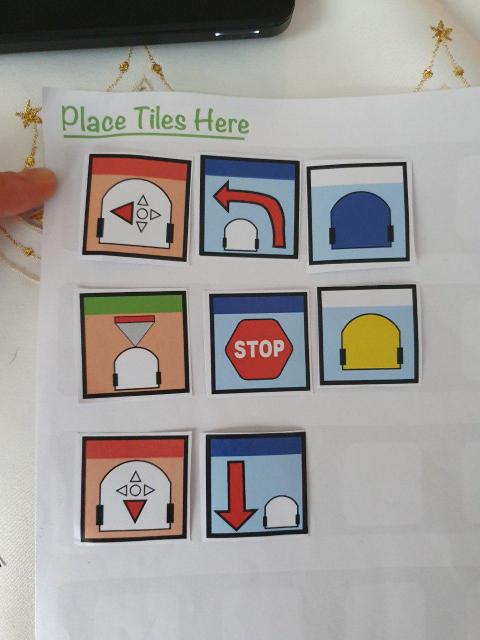
#> input picture src/data/new_tiles.jpg, 960 x 1280 px, found by its file name (shown at 1/2 size); the run also reads 1 picture not shown here
$ jupyter execute --allow-errors ip_papl.ipynb
#> lines starting #> are read from the running program, lines starting #| are printed output that depends on the picture; after the words box and inside, x2 and y2 are one past the last pixel; in counts of white or black regions, pixels touching at a corner belong together
# Introduction
In this jupyter notebook, we are presenting our program with the help of text explanation
and basic examples of function usage. The goal of this document is to propose an
interactive, step-by-step understanding of how each fraction of the code works.

## Basics
Our program uses a states machine to handle the main events. Image processing is done using
OpenCV. The GUI has been created with the Tkinter library. We use an external file
(src/thymio.py) which has been written for the course of Mobile Robotics in order to create
a bridge from Python to the Thymio. Finally, we use some JSON and SQL library in order to
communicate with the ScratchJr program.

## The program modules
The program is separated into several different modules (represented by different py file)
which are the following:
#### main.py
This is our main function which handles the state machine, update the session and the GUI.
#### tk_gui.py
Creates and handles the main window and the popup windows. This file is described in another jupyter notebook.
#### session.py
Contains the class States used for our state machine, the class Module to know whether
we are using Thymio or ScratchJr and the class Session which contains all the information
about the library of tiles, the program, and the module (Thymio VS ScratchJr) used. It also
provides the function add_element_to_librairy, interpret_image, save_file and execute which
mainly impact the Session objects.
#### save_load
Used for initialization and closing of a session. It loads the library in accordance to the
module (Thymio or ScratchJr) at initialization and saves if necessary (if tiles have been
added) at the session closing.
#### find_frames.py and fuse.py
These functions respectively take care of finding the tile on the image and fusing the
duplicates.
#### rectify.py
Modifies the previously found tile to make them horizontal and vertical.
#### compare_tiles.py
Compares the rectified tiles with our library of tiles and return the tile that has the best
likeliness.
#### grids.py
Creates a grid with the position of the previously found tile (find_frames.py and fuse.py)
and link them with their respective tile (compare_tiles.py) to make a grid which represents
the program on the image.
#### average.py
Make an average over the last X results. This reduced the noise a lot and, doing so, improve
our results
#### program.py
Create a numpy array which lines and columns represent the program on the image
and also create the corresponding image with the tile pictures from the library.
#### bridge_scratch_jr.py
Link to ScratchJr. Send the program on the image into the ScratchJr Database.
#### bridge_thymio.py
Link to th Thymio. Simulates the program on the thymio by getting all the thymio sensors
values (event tile) and updating the actuators (action tile) according to the program on the
image.

# The code
We will now go through the code, step-by-step
## Imports

[cell 1]
# Basics import
import os
import sys
import time

# OpenCV for image processing
import cv2
import numpy as np

# To check whether a Thymio is connected
import serial.tools.list_ports

# For communication with ScratchJr
import json
import sqlite3

# Else
from math import sqrt
from enum import Enum, auto
from PIL import Image

# Imports only needed for the jupyter notebook
from matplotlib import pyplot as plt

## Session class
The first thing the program does is  initializing a session :

    # Can be useful if we want to work simultaneously with several sessions
    # Need to be implemented
    my_sessions = [session.Session()]
    working_session = 0

We will present you first the session class which contain the information about the image and
the image processing part. But before we need to initialize some classes.

[cell 2]
# The States class which is used in our state machine
class States(Enum):
    GAME_CHOICE = auto()  # Before the user chooses between Thymio or Scratch
    IMG_SOURCE_CHOICE = auto()  # Webcam, capture or image file
    WEBCAM_CHOICE = auto()  # Webcam number (0 is the computer integrated webcam or the 1st detected by the system
    CAPTURE_CHOICE = auto()  # Webcam number but for Capture mode
    WEBCAM_MAIN = auto()  # Image capture and processing
    IMG_FILE_MAIN = auto()
    CAPTURE_MAIN = auto()
    LAUNCH_WEBCAM = auto()  # Launch the interpreted program on the system module
    LAUNCH_FILE = auto()
    LAUNCH_CAPTURE = auto()
    EXECUTE_WEBCAM = auto()  # Executes it after it has been launched
    EXECUTE_FILE = auto()
    EXECUTE_CAPTURE = auto()
    EXIT = auto()

# The Module class to know whether we are working with a Thymio or with Scratch
class Module(Enum):
    THYMIO = auto()
    SCRATCH = auto()

# And finally the Session class
class Session:
    def __init__(self):
        self.state = States.GAME_CHOICE  # Statche machine
        self.tile_librairy = []
        self.tile_librairy_resized = []  # Because we use smaller tile to compare them with the image
        self.tile_type = []  # Event, action or other
        self.module = None  # Thymio or Scratch
        self.module_logo = None
        self.average_grid = []  # saves the last N grids detected by the program
        self.average_tile = []
        self.best_grid = []  # the best grid averaged over average_grid
        self.best_tile = []
        self.best_program = []  # Best program as an image (displayed on the GUI)
        self.program_tile = []  # Best program as tiles
        self.current_event_tile = []  # Last event tile detected by the thymio (not used with scratch)
        self.scenery = None  # Scratch parameter
        self.character = None  # Scratch parameter

    # [16 lines left out: function reset, not called in this run]

## Save_load
Then we enter into the state machine. As we want to focus on Image Processing first, we will
skip a few steps and directly explain the library loading :

    my_sessions[working_session].module = Module.THYMIO
    tile_librairy, tile_librairy_resized, tile_type = save_load.load_data(Module.THYMIO)

This will look for ".png" file in the correct path according to the module and load the
librairy, save the original tile, the resize version and the tile type in session.


[cell 3]
ORIGINAL_TILE_SIZE = 200
RESIZED_TILE_SIZE = 50

# Describe the category of each tile. Will be used in compare_tile to compare different specifications
# like background color, top band color etc...
ACTION_TILE = ["Action_Color_Blue", "Action_Color_Green", "Action_Color_Red", "Action_Color_Yellow",
               "Motors_Backward", "Motors_Forward", "Motors_Forward_Left", "Motors_Forward_Right",
               "Motors_Left", "Motors_Right", "Motors_Stop"]
EVENT_TILE = ["Button_Bottom", "Button_Center", "Button_Left", "Button_Right", "Button_Top",
              "Event_Color_Blue", "Event_Color_Green", "Event_Color_Red", "Event_Color_Yellow",
              "Ground_Black", "Ground_White", "Ground_Black_White", "Ground_White_Black", "Ground_Edge",
              "Obstacle_Front", "Obstacle_Left", "Obstacle_Right", "Obstacle_Back_Right", "Obstacle_Back_Light",
              "Event_Timer", "Action_Timer_3", "Clap"]
SCRATCH_TILE = ["Start_On_Click", "Start_Green_Flag", "Forward", "Backward", "Up", "Down", "Say", "Forever", "End"]

EVENT = "event"
ACTION = "action"
ACT = "act"
SCRATCH = "scratch"
CUSTOM_TILE = "custom"

# [42 lines left out: functions load_data, save_data, not called in this run]

We can now initialize a session and load data from the librairy.

[cell 4]
session = Session()
session.module = Module.THYMIO
#> (the rest of this cell did not finish here and is left out)

This doesn't really makes sense in a jupyter notebook but this is how we implemented static
variables in our project (used in several different files and functions)

[cell 5]
def static_vars(**kwargs):
    """"Decorator used to define static variable in function"""

    def decorate(func):
        for k in kwargs:
            setattr(func, k, kwargs[k])
#> this loop made 1 pass
#> k on pass 1: 'counter'
        return func

    return decorate

The next function is actually not used but is already written in the case someone would like
to implement the possibility of adding new tiles in the library with the help of existing tile.

One example of static variable is also shown here. The static variable is
add_element_to_library.counter and it is initialized at 0.

[cell 6]
# [11 lines left out: function add_element_to_library, not called in this run]

# Image processing
Next function is the one doing the image processing and extracting all the information out
of the image. The function description describes every step. What we will do additionnaly
in this notebook is showing every intermediate result.

[cell 7]
# [19 lines left out: function interpret_image, not called in this run]

## Find contours
So let's start with find_contour_frames which takes the webcam image as input and give the
contours position as output (numpy array).

The main steps are:
    1. Applying a canny filter
    2. Using findContours algorithm (all the points, cyan, green and red)
    3. Sort the contour, top to bottom then left to right
    4. Approximate contours corner with approxPolyDP (only red and green points)
    5. Checking if the contour is a frame (tile) contour
    6. Fusing the points +/- aligned (only red points which represent our frame contours)

[cell 8]
# Constants definition for find_frames.py
SIZE_THRESHOLD = 5000
#> SIZE_THRESHOLD = 5000
# Constants definition for fuse.py
POS_X = 0
POS_Y = 1
THRESHOLD_COLLINEAR = 0.2
PROXIMITY_PIX = 10
INFINITY_SLOPE = 10
NUMBER_OF_CORNER = 4

def find_contour_frames(image, debug):  # We added debug in this jupyter notebook to plot intermediate results
    """Find quadrilateral shapes in the image that are bigger than the threshold defined abow"""
    edges = cv2.Canny(cv2.medianBlur(image, 5), 30, 90)

    # [5 lines of commented-out code are left out]

    contours, _ = cv2.findContours(edges, cv2.RETR_EXTERNAL, cv2.CHAIN_APPROX_TC89_KCOS)
    # sort the contours from top to bottom then left to right
    contours = sorted(contours, key=lambda ctr: cv2.boundingRect(ctr)[0] + cv2.boundingRect(ctr)[1] * image.shape[1])

    edges = cv2.cvtColor(edges, cv2.COLOR_GRAY2BGR)
    for contour in contours:
        for point in contour:
            cv2.circle(edges, (point[0][0], point[0][1]), 5, (255, 255, 0))

    contours_frame = []
    for contour in contours:
        contour = cv2.approxPolyDP(contour, cv2.arcLength(contour, True) * 0.01, True)
        for point in contour:
            cv2.circle(edges, (point[0][0], point[0][1]), 5, (0, 255, 0))
        if is_contour_frame(contour):
            contours_frame.append(contour)

    contours_frame = fuse_points_in_contours(contours_frame)

    for contour in contours_frame:
        for point in contour:
            cv2.circle(edges, (point[0], point[1]), 5, (0, 0, 255), -1)

    # cv2.imshow("final", edges)

    if debug:
        fig = plt.figure(figsize = (20, 20))

        ax1 = fig.add_subplot(2, 1, 1)
        RGB_image = cv2.cvtColor(image, cv2.COLOR_BGR2RGB)
        ax1.imshow(RGB_image)
        ax1.set_title('original image')

        ax2 = fig.add_subplot(2, 1, 2)
        RGB_image = cv2.cvtColor(edges, cv2.COLOR_BGR2RGB)
        ax2.imshow(RGB_image)
        ax2.set_title('Contours')

        plt.show()

    return contours_frame

def is_contour_frame(contour):
    """Check whether the contour has 4 point (is a quadrilateral) and is bigger than the threshold"""
    if (contour.size >= 8 and
            abs(cv2.contourArea(contour)) > SIZE_THRESHOLD and
            cv2.isContourConvex(contour)):
        return True
    else:
        return False


# The next functions are written in fuse.py
def fuse_points_in_contours(contours):
    """Erase useless points (collinear or too close)"""
    new_contours = []
    for contour in contours:
        contour_fuse_point = fuse_duplicates_points(contour)

        index_contour = []
        new_contour = []

        if len(contour_fuse_point) > NUMBER_OF_CORNER:
            for index in range(len(contour_fuse_point)):
                if index == (len(contour_fuse_point) - 2):
                    index_temp1 = 0
                    index_temp2 = index + 1
                elif index == (len(contour_fuse_point) - 1):
                    index_temp1 = 1
                    index_temp2 = 0
                else:
                    index_temp1 = index + 2
                    index_temp2 = index + 1
                pt1 = contour_fuse_point[index]
                pt2 = contour_fuse_point[index_temp2]
                pt3 = contour_fuse_point[index_temp1]
                if collinear(pt1, pt2, pt3):
                    index_contour.append(index + 1)

            for index, point in enumerate(contour_fuse_point):
                if any(index == x for x in index_contour):
                    pass
                else:
                    new_contour.append(contour_fuse_point[index])
            if len(new_contour) == NUMBER_OF_CORNER:
                new_contours.append([new_contour[0][0], new_contour[1][0], new_contour[2][0], new_contour[3][0]])
        elif len(contour_fuse_point) == NUMBER_OF_CORNER:
            new_contours.append([contour_fuse_point[0][0], contour_fuse_point[1][0], contour_fuse_point[2][0],
                                 contour_fuse_point[3][0]])

    return new_contours


# [33 lines left out: functions collinear, get_slope_contour, get_slope_contour, not called in this run]


def fuse_duplicates_points(contour):
    """"Fuse two point too close"""
    index = 0
    temp_contour = []
    for point_to_add in contour:
        point_to_add = point_to_add[0].tolist()
        to_add = True
        for point_to_test in temp_contour:
            if (point_to_add != point_to_test and
                    points_too_close(point_to_add, point_to_test)):
                to_add = False
        if to_add:
            temp_contour.append(point_to_add)
            index += 1

    return_contour = np.empty((index, 1, 2), dtype=int)
    for index, contour in enumerate(temp_contour):
        return_contour[index, 0] = contour
    return return_contour


# [8 lines left out: function point_close_to_array, not called in this run]


def points_too_close(first_point, second_point):
    if abs(first_point[0] - second_point[0]) < PROXIMITY_PIX and abs(first_point[1] - second_point[1]) < PROXIMITY_PIX:
        return True
    else:
        return False


image_test = cv2.imread("data/new_tiles.jpg")
#> image_test is the input picture: shape (1280, 960, 3); mean B, G, R 152.6, 155.2, 158.9
# image_test = cv2.flip(image_test, 1)
contours_frames = find_contour_frames(image_test, True)
#> in find_contour_frames, `edges = cv2.Canny(cv2.medianBlur(image, 5), 30, 90)`:
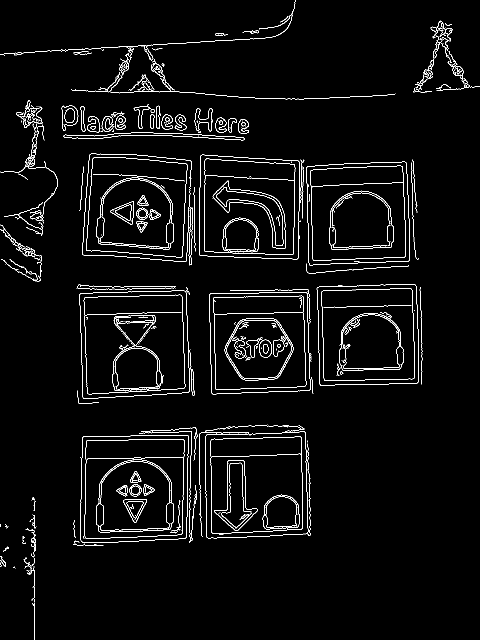
#> edges: shape (1280, 960) (shown at 1/2 size); 3.3% white in thin lines or dots
#> in find_contour_frames, `contours, _ = cv2.findContours(edges, cv2.RETR_EXTERNAL, cv2.CHAIN_APP..`: contours = 244 contours, 186 with area under 20; largest, box (x1, y1, x2, y2) and area: (161, 870, 377, 1086) 44608, (159, 581, 380, 798) 44412, (164, 307, 384, 524) 42244, (398, 853, 621, 1077) 41722, (613, 323, 820, 531) 40102
#> the loop in find_contour_frames, `for contour in contours:` made 244 passes
#> contour on passes 5, 8, 10: [[881, 45], [882, 47]], [[890, 54]], [[901, 59], [899, 61], [899, 63], [900, 61]]
#> after the loop in find_contour_frames, `for contour in contours:`:
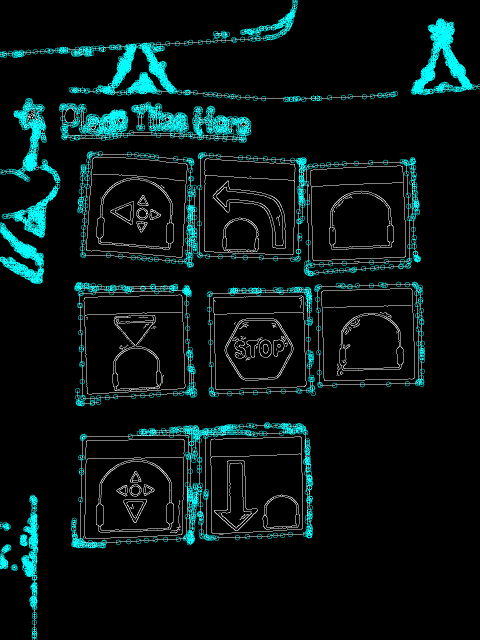
#> edges: shape (1280, 960, 3) (shown at 1/2 size); mean B, G, R 20.1, 20.1, 6.5
#> the loop in find_contour_frames, `for contour in contours:` made 244 passes
#> contour on passes 5, 8, 10: [[881, 45], [882, 47]], [[890, 54]], [[901, 59], [899, 61], [899, 63]]
#> after the loop in find_contour_frames, `for contour in contours:`:
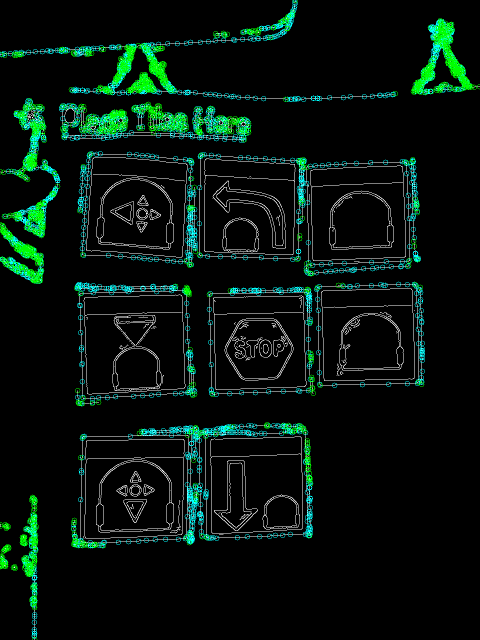
#> edges: shape (1280, 960, 3) (shown at 1/2 size); 2.57% of pixels changed, all inside (x1, y1, x2, y2) = (0, 0, 960, 1280)
#> after the loop in find_contour_frames, `for contour in contours:`: contours_frame = 7 contours; box (x1, y1, x2, y2) and area: (164, 870, 376, 1085) 43354, (160, 582, 379, 797) 43318, (165, 308, 383, 523) 41171, (613, 324, 820, 531) 39074, (398, 310, 599, 519) 38656, (418, 584, 621, 789) 38369, (634, 569, 837, 771) 38256
#> the loop in fuse_points_in_contours, `for contour in contours:` made 7 passes
#> contour_fuse_point on passes 1 to 7: [[180, 308], [165, 509], [372, 522], [382, 322]], [[402, 310], [398, 509], [594, 518], [598, 323]], [[811, 324], [613, 334], [619, 530], [819, 520]], [[830, 569], [634, 575], [640, 770], [836, 764]], [[370, 582], [160, 587], [166, 796], [378, 783]], [[612, 584], [418, 589], [425, 788], [620, 779]], [[375, 870], [165, 874], [164, 1084], [372, 1075]]
#> after the loop in fuse_points_in_contours, `for contour in contours:`: new_contours = 7 items
#> the loop in find_contour_frames, `for contour in contours_frame:` made 7 passes
#> after the loop in find_contour_frames, `for contour in contours_frame:`:
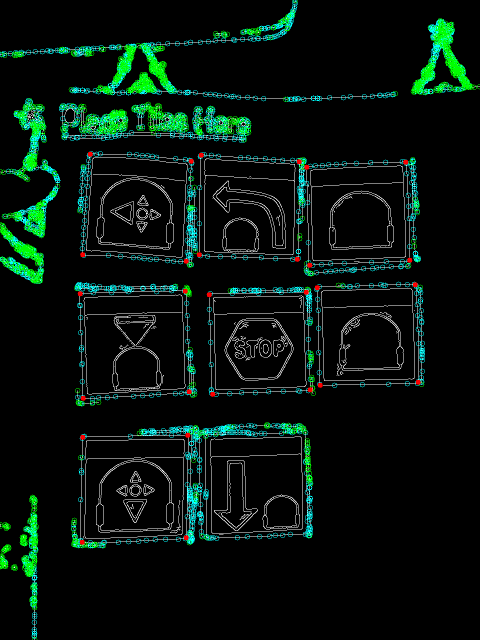
#> edges: shape (1280, 960, 3) (shown at 1/2 size); 0.18% of pixels changed, all inside (x1, y1, x2, y2) = (155, 303, 842, 1090)
#> (the rest of the program and of its run is left out)
